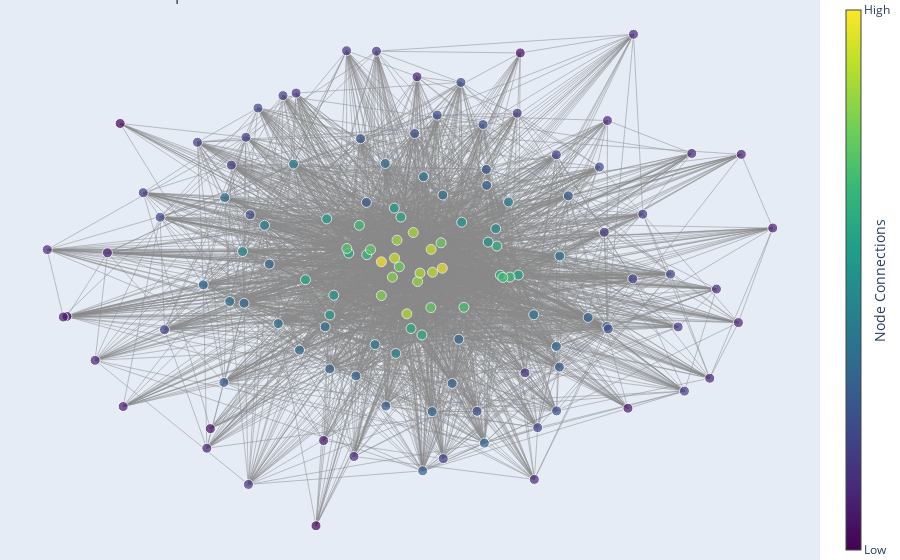

The notebook cell saved with this chart:
### Code cell
# Create a graph from the adjacency matrix
G = nx.from_pandas_adjacency(genre_matrix_df)

# Get node positions using a spring layout
pos = nx.spring_layout(G)

# Create a list of node degrees (number of connections)
node_degrees = dict(G.degree)

# Set a constant size for all nodes
constant_node_size = 10

# Create a more diverse color scale for node colors based on degrees
color_scale = 'Viridis'

# Create a plotly figure
fig = go.Figure()

# Add edges to the plot
edge_x = []
edge_y = []
for edge in G.edges():
    x0, y0 = pos[edge[0]]
    x1, y1 = pos[edge[1]]
    edge_x.append(x0)
    edge_x.append(x1)
    edge_x.append(None)
    edge_y.append(y0)
    edge_y.append(y1)
    edge_y.append(None)

fig.add_trace(go.Scatter(
    x=edge_x, y=edge_y,
    line=dict(width=0.5, color='#888'),
    hoverinfo='none',
    mode='lines'
))

# Add nodes to the plot
node_x = []
node_y = []
node_size = []
node_color = []
for node in G.nodes():
    x, y = pos[node]
    node_x.append(x)
    node_y.append(y)
    node_size.append(constant_node_size)  # Set a constant size for all nodes
    node_color.append(node_degrees[node])

fig.add_trace(go.Scatter(
    x=node_x, y=node_y,
    mode='markers',
    hoverinfo='text',
    marker=dict(
        showscale=True,
        colorscale=color_scale,
        size=node_size,
        colorbar=dict(
            thickness=15,
            title='Node Connections',
            xanchor='left',
            titleside='right',
            tickvals=[min(node_degrees.values()), max(node_degrees.values())],
            ticktext=['Low', 'High']
        ),
        cmin=min(node_degrees.values()),
        cmax=max(node_degrees.values()),
        color=node_color
    )
))

# Update node hover text
node_text = [f'{node}<br># of Connections: {node_degrees[node]}' for node in G.nodes()]
fig.data[1].text = node_text

# Update node hover text
node_text = [f'{node}<br># of Connections: {node_degrees[node]}' for node in G.nodes()]
fig.data[1].text = node_text

# Set layout parameters
fig.update_layout(
    showlegend=False,
    hovermode='closest',
    margin=dict(b=0, l=0, r=0, t=0),
    xaxis=dict(showgrid=False, zeroline=False, showticklabels=False),
    yaxis=dict(showgrid=False, zeroline=False, showticklabels=False),
    title='Movie Genres represented as a Network'  # Add the title
)


# Show the plot
fig.show()
# Save the plot as an HTML file
fig.write_html("movie_genres_network.html")

### Figure 1 — Plotly figure (JSON) as saved in the notebook; plotly's stock layout.template omitted (floating-point values rounded to 4 significant figures; data arrays with more than 128 entries replaced by an {"elided": "..."} marker saying what was removed)
{"data": [{"hoverinfo": "none", "line": {"color": "#888", "width": 0.5}, "mode": "lines", "type": "scatter", "x": {"elided": "10500 float values"}, "y": {"elided": "10500 float values"}}, {"hoverinfo": "text", "marker": {"cmax": 126, "cmin": 13, "color": {"elided": "130 int values"}, "colorbar": {"thickness": 15, "ticktext": ["Low", "High"], "tickvals": [13, 126], "title": {"side": "right", "text": "Node Connections"}, "xanchor": "left"}, "colorscale": [[0, "#440154"], [0.1111, "#482878"], [0.2222, "#3e4989"], [0.3333, "#31688e"], [0.4444, "#26828e"], [0.5556, "#1f9e89"], [0.6667, "#35b779"], [0.7778, "#6ece58"], [0.8889, "#b5de2b"], [1, "#fde725"]], "showscale": true, "size": {"elided": "130 int values"}}, "mode": "markers", "text": {"elided": "130 str values"}, "type": "scatter", "x": {"elided": "130 float values"}, "y": {"elided": "130 float values"}}], "layout": {"hovermode": "closest", "margin": {"b": 0, "l": 0, "r": 0, "t": 0}, "showlegend": false, "title": {"text": "Movie Genres represented as a Network"}, "xaxis": {"showgrid": false, "showticklabels": false, "zeroline": false}, "yaxis": {"showgrid": false, "showticklabels": false, "zeroline": false}}}
